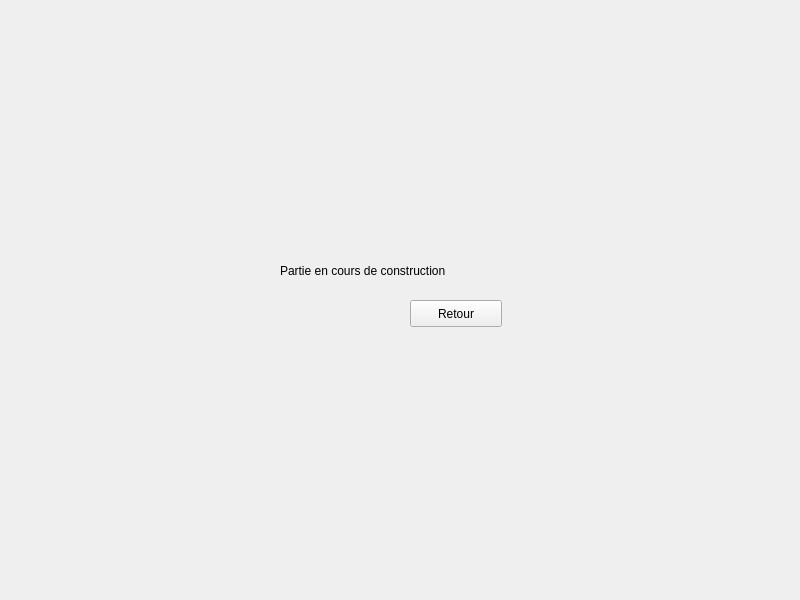
<?xml version="1.0" encoding="UTF-8"?>
<ui version="4.0">
 <class>VueNouveauJeu</class>
 <widget class="QWidget" name="VueNouveauJeu">
  <property name="geometry">
   <rect>
    <x>0</x>
    <y>0</y>
    <width>800</width>
    <height>600</height>
   </rect>
  </property>
  <property name="windowTitle">
   <string>Form</string>
  </property>
  <widget class="QLabel" name="labelNouveauJeu">
   <property name="geometry">
    <rect>
     <x>280</x>
     <y>240</y>
     <width>231</width>
     <height>61</height>
    </rect>
   </property>
   <property name="sizePolicy">
    <sizepolicy hsizetype="Preferred" vsizetype="Preferred">
     <horstretch>0</horstretch>
     <verstretch>0</verstretch>
    </sizepolicy>
   </property>
   <property name="focusPolicy">
    <enum>Qt::NoFocus</enum>
   </property>
   <property name="styleSheet">
    <string notr="true"/>
   </property>
   <property name="text">
    <string>Partie en cours de construction</string>
   </property>
  </widget>
  <widget class="QPushButton" name="boutonRetour">
   <property name="geometry">
    <rect>
     <x>410</x>
     <y>300</y>
     <width>92</width>
     <height>27</height>
    </rect>
   </property>
   <property name="text">
    <string>Retour</string>
   </property>
  </widget>
 </widget>
 <resources/>
 <connections/>
</ui>
